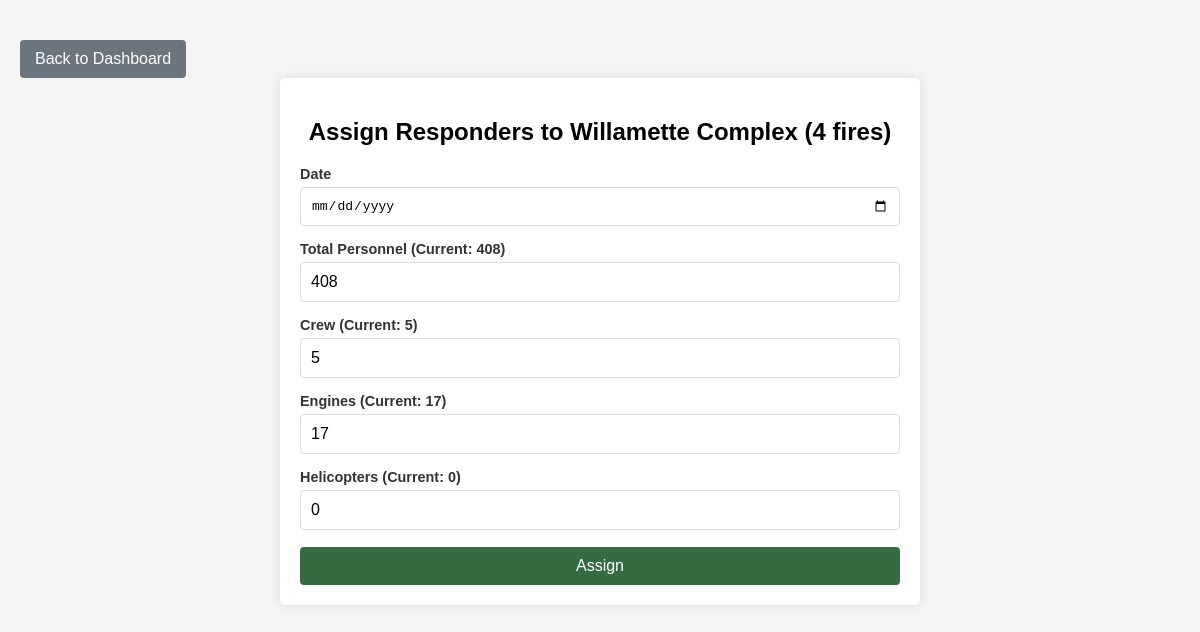
The app's page /assign/2, older data.
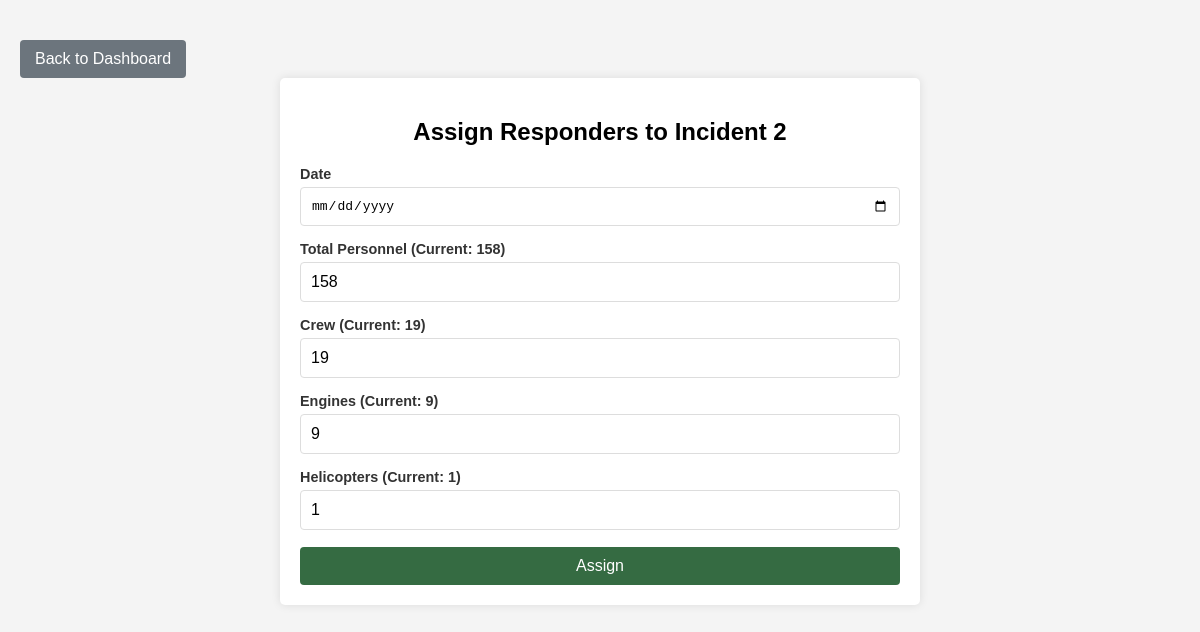
The same page, newer data.
### tables this page shows
CREATE TABLE incidents (
            id INTEGER PRIMARY KEY AUTOINCREMENT,
            name TEXT NOT NULL,
            lat REAL,
            long REAL,
            status TEXT NOT NULL,
            total_acres INTEGER,
            containment_percentage INTEGER,
            total_ppl INTEGER,
            crew INTEGER,
            engines INTEGER,
            helicopters INTEGER,
            structures_lost INTEGER,
            cost_to_date REAL
        );

### app.py (the view, shortened to what this page needs)
@app.route('/assign/<int:incident_id>', methods=['GET', 'POST'])
def assign_responders(incident_id):
    conn = sqlite3.connect('incidents.db')
    cursor = conn.cursor()
    cursor.execute("SELECT name, total_ppl, crew, engines, helicopters FROM incidents WHERE id = ?", (incident_id,))
    incident = cursor.fetchone()
    conn.close()
    return render_template('assign_responders.html', incident=incident, incident_id=incident_id)

### templates/assign_responders.html (shortened to what this page needs)
<!DOCTYPE html>
<html lang="en">
<head>
    <link rel="stylesheet" href="{{ url_for('static', filename='style.css') }}">
</head>
<body>
    <a href="{{ url_for('dashboard') }}" class="btn-back">Back to Dashboard</a>
    <div class="form-container">
        <h2>Assign Responders to {{ incident[0] }}</h2>
        <form action="{{ url_for('assign_responders', incident_id=incident_id) }}" method="POST">
            <div class="input-group">
                <label for="date">Date</label>
                <input type="date" id="date" name="date" required>
            </div>
            <div class="input-group">
                <label for="total_ppl">Total Personnel (Current: {{ incident[1] }})</label>
                <input type="number" id="total_ppl" name="total_ppl" value="{{ incident[1] }}" required>
            </div>
            <div class="input-group">
                <label for="crew">Crew (Current: {{ incident[2] }})</label>
                <input type="number" id="crew" name="crew" value="{{ incident[2] }}" required>
            </div>
            <div class="input-group">
                <label for="engines">Engines (Current: {{ incident[3] }})</label>
                <input type="number" id="engines" name="engines" value="{{ incident[3] }}" required>
            </div>
            <div class="input-group">
                <label for="helicopters">Helicopters (Current: {{ incident[4] }})</label>
                <input type="number" id="helicopters" name="helicopters" value="{{ incident[4] }}" required>
            </div>
            <button type="submit" class="btn">Assign</button>
        </form>
    </div>
</body>
</html>

Row changes from the older to the newer data that the page shows:
changed incidents: name "Willamette Complex (4 fires)" → "Incident 2"; total_ppl "408" → "158"; crew "5" → "19"; engines "17" → "9"; helicopters "0" → "1"
